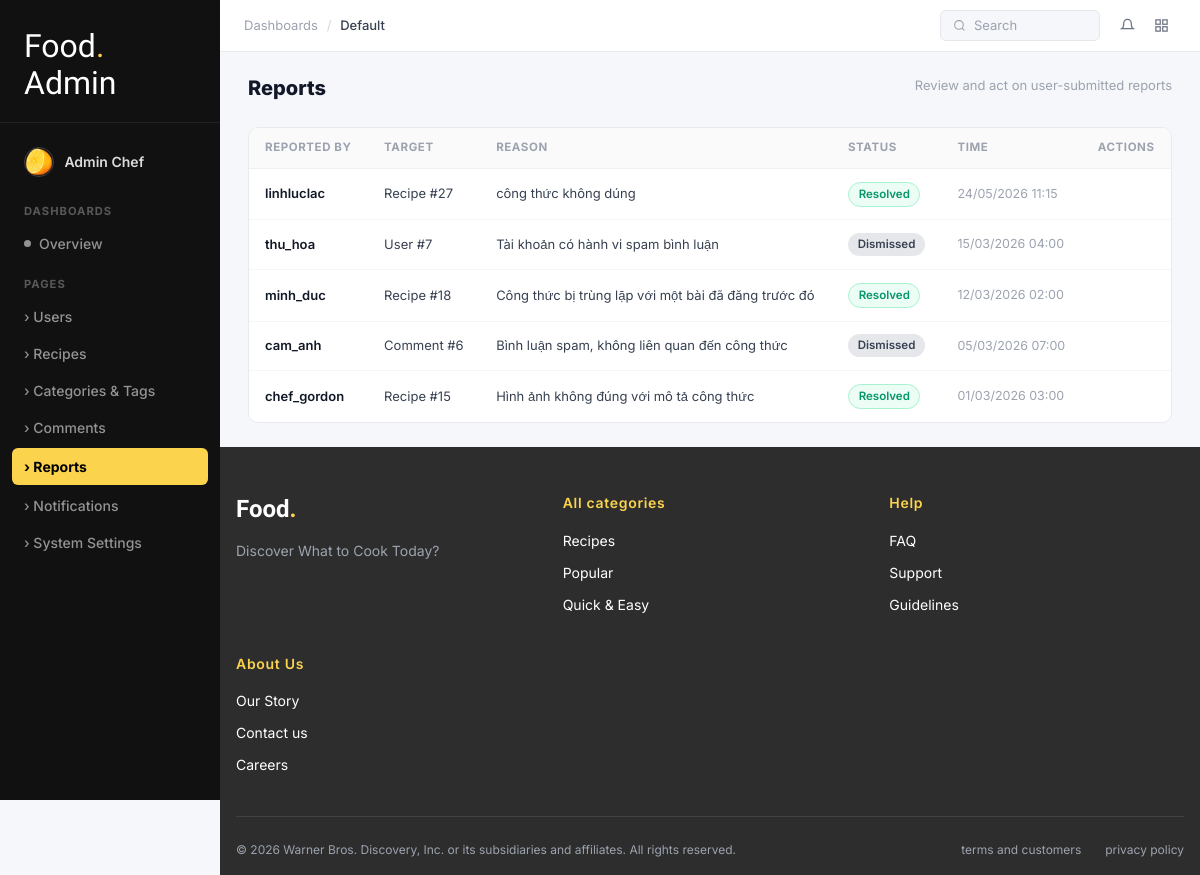
The app's page /frontend/pages/admin/reports.php (signed in) with its own data.
### tables this page shows
CREATE TABLE `reports` (
  `id` int(11) NOT NULL,
  `reporter_id` int(11) NOT NULL,
  `reported_type` enum('recipe','comment','user') NOT NULL,
  `reported_id` int(11) NOT NULL,
  `reason` text NOT NULL,
  `status` enum('pending','reviewed','resolved','dismissed') DEFAULT 'pending',
  `admin_notes` text DEFAULT NULL,
  `created_at` timestamp NOT NULL DEFAULT current_timestamp(),
  `updated_at` timestamp NOT NULL DEFAULT current_timestamp() ON UPDATE current_timestamp()
);

CREATE TABLE `users` (
  `id` int(11) NOT NULL,
  `username` varchar(50) NOT NULL,
  `email` varchar(100) NOT NULL,
  `password_hash` varchar(255) NOT NULL,
  `display_name` varchar(100) DEFAULT NULL,
  `bio` text DEFAULT NULL,
  `date_of_birth` date DEFAULT NULL,
  `profile_image` varchar(255) DEFAULT NULL,
  `role` enum('user','admin') DEFAULT 'user',
  `is_active` tinyint(1) DEFAULT 1,
  `created_at` timestamp NOT NULL DEFAULT current_timestamp(),
  `updated_at` timestamp NOT NULL DEFAULT current_timestamp() ON UPDATE current_timestamp(),
  `notification_prefs` longtext DEFAULT NULL CHECK (json_valid(`notification_prefs`)),
  `privacy_prefs` longtext DEFAULT NULL CHECK (json_valid(`privacy_prefs`))
);

### frontend/pages/admin/reports.php (the view, shortened to what this page needs)
<?php
require_once '../../includes/bootstrap.php';
$query = "SELECT r.id, r.reason, r.status, r.created_at,
                 u.username AS reporter_name,
                 r.reported_type, r.reported_id
          FROM reports r
          JOIN users u ON r.reporter_id = u.id
          ORDER BY r.created_at DESC";
$result = $conn->query($query);
$reports = [];
if ($result) {
    while ($row = $result->fetch_assoc()) {
        $reports[] = $row;
    }
}
?>
<!DOCTYPE html>
<html lang="en">
<head>
<link rel="stylesheet" href="/smart-recipes/frontend/assets/css/base/variables.css">
<link rel="stylesheet" href="/smart-recipes/frontend/assets/css/base/reset.css">
<link rel="stylesheet" href="/smart-recipes/frontend/assets/css/pages/admin.css">
<link rel="stylesheet" href="/smart-recipes/frontend/assets/css/components/footer.css">
</head>
<body class="adm-body">
<div class="adm-layout">
<?php include '../../includes/admin_sidebar.php'; ?>
<div class="adm-main">
    <header class="adm-topbar">
        <div class="adm-topbar-left"><span>Dashboards</span><span class="adm-topbar-sep">/</span><span class="adm-tb-active">Default</span></div>
        <div class="adm-tb-search"><svg width="13" height="13" fill="none" stroke="currentColor" stroke-width="2" viewBox="0 0 24 24"><circle cx="11" cy="11" r="8"/><path d="m21 21-4.35-4.35"/></svg> Search</div>
        <div class="adm-tb-icons">
            <button class="adm-tb-icon"><svg width="15" height="15" fill="none" stroke="currentColor" stroke-width="2" viewBox="0 0 24 24"><path d="M18 8A6 6 0 0 0 6 8c0 7-3 9-3 9h18s-3-2-3-9"/></svg></button>
            <button class="adm-tb-icon"><svg width="15" height="15" fill="none" stroke="currentColor" stroke-width="2" viewBox="0 0 24 24"><rect x="3" y="3" width="7" height="7"/><rect x="14" y="3" width="7" height="7"/><rect x="14" y="14" width="7" height="7"/><rect x="3" y="14" width="7" height="7"/></svg></button>
        </div>
    </header>
    <div class="adm-content">
        <div class="adm-page-header">
            <h1 class="adm-page-title">Reports</h1>
            <span style="font-size:0.8125rem;color:#9CA3AF;">Review and act on user-submitted reports</span>
        </div>
        <div class="adm-table-wrap">
            <table class="adm-table">
                <thead>
                    <tr>
                        <th>REPORTED BY</th>
                        <th>TARGET</th>
                        <th>REASON</th>
                        <th>STATUS</th>
                        <th>TIME</th>
                        <th>ACTIONS</th>
                    </tr>
                </thead>
                <tbody>
                <?php if (empty($reports)): ?>
                <tr><td colspan="6" style="text-align:center;padding:30px;color:#9CA3AF;">Chưa có báo cáo nào.</td></tr>
                <?php else: ?>
                <?php foreach ($reports as $r): ?>
                <tr>
                    <td style="font-weight:600;color:#111827;"><?= htmlspecialchars($r['reporter_name']) ?></td>
                    <td><?= htmlspecialchars(ucfirst($r['reported_type']) . ' #' . $r['reported_id']) ?></td>
                    <td><?= htmlspecialchars($r['reason']) ?></td>
                    <td>
                        <?php if ($r['status'] === 'resolved'): ?>
                            <span class="adm-badge adm-badge-ok">Resolved</span>
                        <?php elseif ($r['status'] === 'dismissed'): ?>
                            <span class="adm-badge" style="background:#e5e7eb;color:#374151;">Dismissed</span>
                        <?php else: ?>
                            <span class="adm-badge adm-badge-warn">Pending</span>
                        <?php endif; ?>
                    </td>
                    <td style="color:#9CA3AF;font-size:0.78rem;"><?= date('d/m/Y H:i', strtotime($r['created_at'])) ?></td>
                    <td>
                    </td>
                </tr>
                <?php endforeach; ?>
                <?php endif; ?>
                </tbody>
            </table>
        </div>
    </div>
    <?php include '../../includes/footer.php'; ?>
</body></html>

### frontend/assets/css/base/variables.css (style rules this page uses)
:root { --color-primary: #000000; --color-secondary: #FCD34D; --color-accent: #3B82F6; --color-text: #1F2937; --color-text-light: #6B7280; --color-border: #E5E7EB; --color-bg: #F9FAFB; --color-white: #FFFFFF; --yellow-400: #FCD34D; --yellow-500: #F59E0B; --gray-50: #F9FAFB; --gray-100: #F3F4F6; --gray-200: #E5E7EB; --gray-300: #D1D5DB; --gray-400: #9CA3AF; --gray-600: #4B5563; --gray-700: #374151; --gray-800: #1F2937; --gray-900: #111827; --font-primary: 'Poppins', sans-serif; --font-logo: 'Rammetto One', cursive; --font-display: 'Pacifico', cursive; --text-xs: 0.75rem; --text-sm: 0.875rem; --text-base: 1rem; --text-lg: 1.125rem; --text-xl: 1.25rem; --text-2xl: 1.5rem; --text-3xl: 1.875rem; --text-4xl: 2.25rem; --text-5xl: 3rem; --spacing-1: 0.25rem; --spacing-2: 0.5rem; --spacing-3: 0.75rem; --spacing-4: 1rem; --spacing-6: 1.5rem; --spacing-8: 2rem; --spacing-12: 3rem; --spacing-16: 4rem; --radius-sm: 0.25rem; --radius-md: 0.5rem; --radius-lg: 0.75rem; --radius-xl: 1rem; --radius-full: 9999px; --shadow-sm: 0 1px 2px 0 rgba(0, 0, 0, 0.05); --shadow-md: 0 4px 6px -1px rgba(0, 0, 0, 0.1); --shadow-lg: 0 10px 15px -3px rgba(0, 0, 0, 0.1); --shadow-xl: 0 20px 25px -5px rgba(0, 0, 0, 0.1); --transition-fast: 150ms ease-in-out; --transition-base: 300ms ease-in-out; --transition-slow: 500ms ease-in-out; --container-max: 1280px; --navbar-height: 80px; --z-dropdown: 1000; --z-sticky: 1020; --z-modal: 1050; --z-tooltip: 1070; }

### frontend/assets/css/pages/admin.css (style rules this page uses)
*, *::before, *::after { box-sizing: border-box; }
body.adm-body { margin: 0; padding: 0; font-family: 'Inter', sans-serif; background: #f5f7fa; color: #111827; }
.adm-layout { display: flex; min-height: 100vh; }
.adm-main { flex: 1; display: flex; flex-direction: column; min-width: 0; background: #f5f7fa; }
.adm-topbar { height: 52px; background: white; border-bottom: 1px solid #e8eaed; display: flex; align-items: center; padding: 0 1.5rem; gap: 0.75rem; position: sticky; top: 0; z-index: 50; flex-shrink: 0; }
.adm-topbar-left { display: flex; align-items: center; gap: 0.4rem; font-size: 0.8125rem; color: #9CA3AF; }
.adm-topbar-left .adm-tb-active { color: #374151; font-weight: 500; }
.adm-topbar-sep { color: #D1D5DB; margin: 0 0.15rem; }
.adm-tb-search { display: flex; align-items: center; gap: 0.5rem; background: #f5f7fa; border: 1px solid #E5E7EB; border-radius: 6px; padding: 0.3rem 0.75rem; font-size: 0.8125rem; color: #9CA3AF; min-width: 160px; }
.adm-tb-icons { display: flex; align-items: center; gap: 0.25rem; }
.adm-tb-icon { width: 30px; height: 30px; display: flex; align-items: center; justify-content: center; border-radius: 6px; color: #6B7280; cursor: pointer; transition: background 0.15s; text-decoration: none; background: none; border: none; }
.adm-content { padding: 1.5rem 1.75rem; flex: 1; overflow-y: auto; }
.adm-page-header { display: flex; align-items: flex-start; justify-content: space-between; margin-bottom: 1.5rem; }
.adm-page-title { font-size: 1.25rem; font-weight: 800; color: #111827; margin: 0 0 0.2rem; }
.adm-table-wrap { background: white; border-radius: 10px; border: 1px solid #e8eaed; overflow: hidden; }
.adm-table { width: 100%; border-collapse: collapse; font-size: 0.8125rem; }
.adm-table th { text-align: left; padding: 0.7rem 1rem; font-size: 0.72rem; font-weight: 700; color: #9CA3AF; text-transform: uppercase; letter-spacing: 0.05em; background: #fafafa; border-bottom: 1px solid #f0f0f0; }
.adm-table td { padding: 0.8rem 1rem; border-bottom: 1px solid #f5f5f5; color: #374151; vertical-align: middle; }
.adm-table tr:last-child td { border-bottom: none; }
.adm-badge { display: inline-flex; align-items: center; padding: 0.18rem 0.6rem; border-radius: 9999px; font-size: 0.72rem; font-weight: 600; }
.adm-badge-ok { background: #ECFDF5; color: #059669; border: 1px solid #A7F3D0; }

### records on screen
reports: reporter.username "linhluclac", reported_type+reported "Recipe #27", reason "công thức không dúng", status "Resolved", created_at "24/05/2026 11:15"
reports: reporter.username "thu_hoa", reported_type+reported "User #7", reason "Tài khoản có hành vi spam bình luận", status "Dismissed", created_at "15/03/2026 04:00"
reports: reporter.username "minh_duc", reported_type+reported "Recipe #18", reason "Công thức bị trùng lặp với một bài đã đăng trước đó", status "Resolved", created_at "12/03/2026 02:00"
reports: reporter.username "cam_anh", reported_type+reported "Comment #6", reason "Bình luận spam, không liên quan đến công thức", status "Dismissed", created_at "05/03/2026 07:00"
reports: reporter.username "chef_gordon", reported_type+reported "Recipe #15", reason "Hình ảnh không đúng với mô tả công thức", status "Resolved", created_at "01/03/2026 03:00"

### other values on screen
$_adm_u['display_name'] "Admin Chef"
